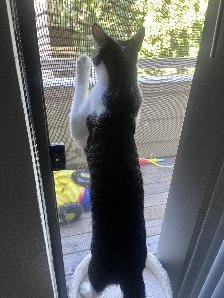
#> input picture testing_set/ellie/ellie (1).JPG, 224 x 298 px; its folder holds only this picture in this run
$ jupyter execute convert_photos.ipynb
#> lines starting #> are read from the running program, lines starting #| are printed output that depends on the picture
[cell 1]
import glob, cv2
from glob import glob
from PIL import Image

[cell 2]
# Directories for our data
train_data_dir = "training_set"
test_data_dir = "testing_set"

[cell 3]
# Training Data
ellie = glob(train_data_dir+"/ellie/*.jpg")
salem = glob(train_data_dir+"/salem/*.jpg")
ash = glob(train_data_dir+"/ash/*.jpeg")
cleo = glob(train_data_dir+"/cleo/*.jpeg")

# Testing Data
test_e = glob(test_data_dir+"/ellie/*.jpg")
test_s = glob(test_data_dir+"/salem/*.jpg")
test_a = glob(test_data_dir+"/ash/*.jpeg")
test_c = glob(test_data_dir+"/cleo/*.jpeg")

cat_names = ellie + salem + ash + cleo
test_names = test_e + test_s + test_a + test_c

[cell 4]
for ix, img in enumerate(cat_names):
    print(cat_names[ix])
    img = (cv2.imread(cat_names[ix])[:, :, ::-1])
    img = cv2.resize(img, None, fx=0.074, fy=0.074)
    img = Image.fromarray(img)
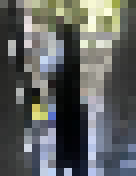
#> img: PIL image 17x22 RGB (shown 8 times larger); mean R, G, B 94.6, 97.2, 95.6
    img.save(cat_names[ix])
    print(img.size)
#| (17, 22)

[cell 5]
for ix, img in enumerate(test_names):
    print(test_names[ix])
    img = (cv2.imread(test_names[ix])[:, :, ::-1])
    img = cv2.resize(img, None, fx=0.074, fy=0.074)
#> img = [[175, 174, 179], [99, 104, 124]]
    img = Image.fromarray(img)
    img.save(test_names[ix])
    print(img.size)
#| (1, 2)


$ run again, on testing_set/ellie/ellie.jpg
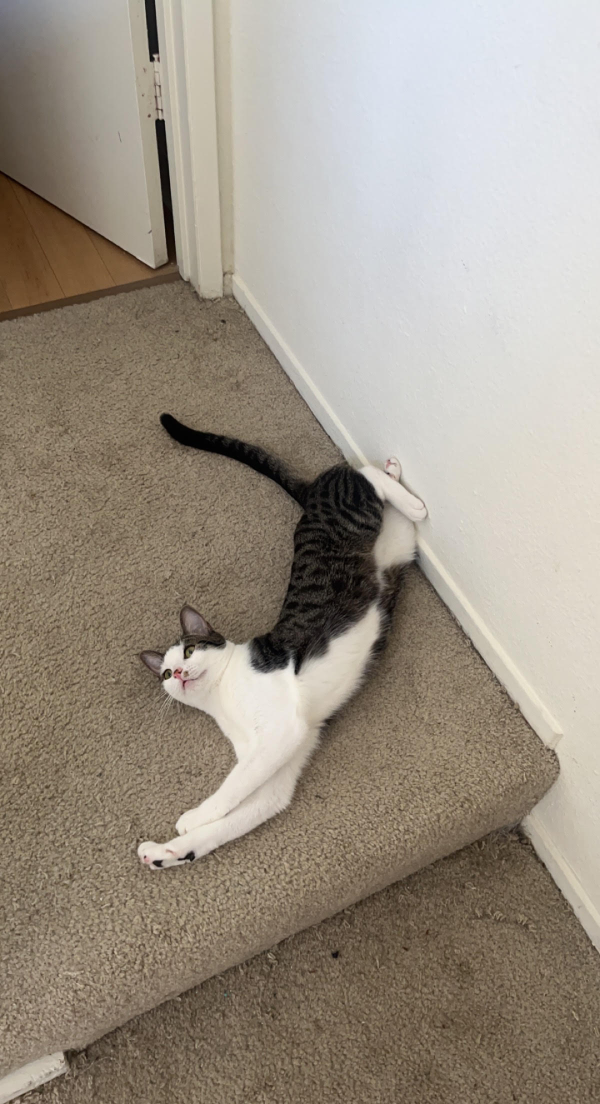
#> input picture testing_set/ellie/ellie.jpg, 1200 x 2208 px (shown at 1/2 size)
#> `img = cv2.resize(img, None, fx=0.074, fy=0.074)`:
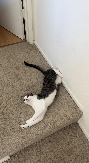
#> img: shape (163, 89, 3); mean R, G, B 156.4, 146.8, 134.1
#| (89, 163)
#> `img = (cv2.imread(test_names[ix])[:, :, ::-1])`:
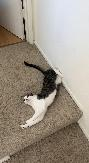
#> img: shape (163, 89, 3); mean R, G, B 156.5, 146.7, 134.2
#| (7, 12)
